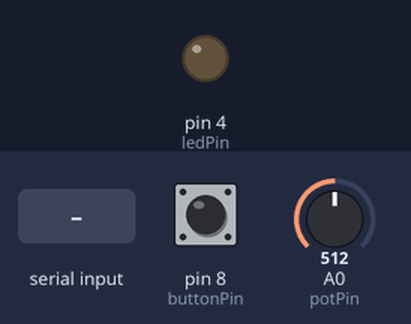
Bench run of a sketch on a simulated Arduino Uno, built with avr-gcc and run on an emulated ATmega328P. On the bench: output pins drawn as LEDs (lit = HIGH). Inputs (shaded band) come from the test bench; at power-on: pin 8 (buttonPin) LOW, A0 (potPin) = 512. What the sketch prints to the serial monitor is not drawn.

Above: at 1.2 s.
1.3 s: "H" received over Serial
At 1.7 s:
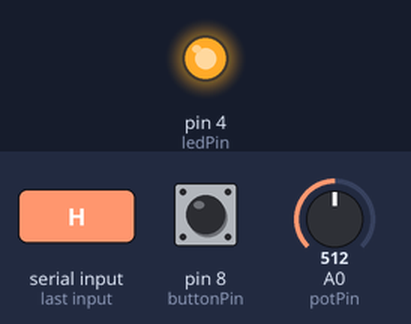
2.8 s: "1" received over Serial
At 4.3 s:
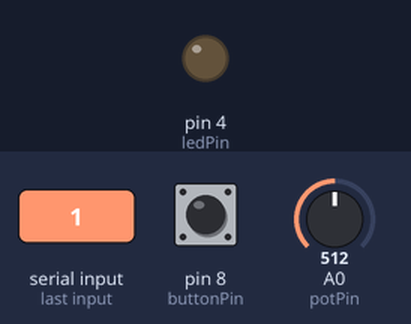
Timing chart, 0 to 5.8 s (numbered marks = the images above; inputs shaded):
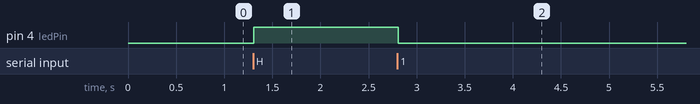

Measured:
- after the input at 1.3 s, pin 4 (ledPin): LOW → HIGH at once
- after the input at 2.8 s, pin 4 (ledPin): HIGH → LOW at once

The sketch:

Arduino_Yellowtail_Pot.ino
```cpp
const int buttonPin = 8;
const int potPin =  A0;

char val; // Data received from the serial port
int ledPin = 4; // Set the pin to digital I/O 4

int buttonState = 0;
int potValue;

void setup() {
  Serial.begin(9600);
  pinMode(ledPin, OUTPUT);
  pinMode(potPin, INPUT);
  pinMode(buttonPin, INPUT);
}

void loop() {
  while (Serial.available()) { // If data is available to read,
     val = Serial.read(); // read it and store it in val
  }

    if (val == 'H') { // If H was received
        digitalWrite(ledPin, HIGH); // turn the LED on
    } else {
        digitalWrite(ledPin, LOW); // Otherwise turn it OFF
    }

  buttonState = digitalRead(buttonPin);
  potValue = analogRead(potPin);

  Serial.print(buttonState);
  Serial.print(",");
  Serial.println(potValue);

  delay(100);
}
```
